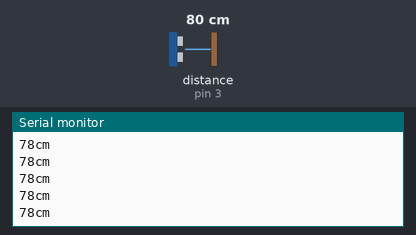
Recording of a sketch running on a simulated Arduino Uno, built with avr-gcc and run on an emulated ATmega328P. Parts: the last lines printed to the serial monitor. Wiring (inferred from the names in the program): ultrasonic range finder: trigger pin 2; echo pin 3. Inputs (shaded band) come from the test bench; at power-on: distance to the obstacle (sensor on pin 3) 80 cm. The echo pulse lasts 58.3 µs per cm.

Above: at 1.2 s.
1.3 s: distance to the obstacle (sensor on pin 3) set to 2 cm
At 1.48 s:
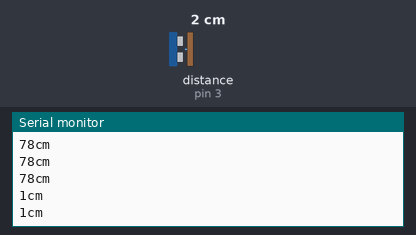
2.8 s: distance to the obstacle (sensor on pin 3) set to 120 cm
At 2.89 s:
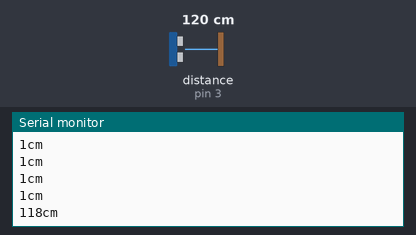
Timing chart, 0 to 5.8 s (numbered marks = the images above; inputs shaded):
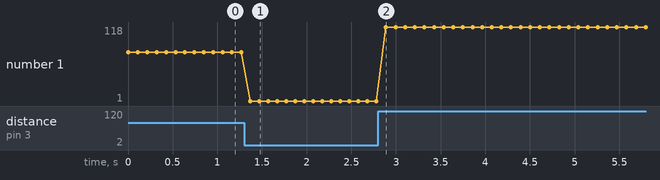

The sketch:

Sensor_Ultrasonido.ino
```cpp
const int Trigger = 2;   //Pin digital 2 para el Trigger del sensor
const int Echo = 3;   //Pin digital 3 para el Echo del sensor

void setup() {
  Serial.begin(9600);
  pinMode(Trigger, OUTPUT);
  pinMode(Echo, INPUT);
  digitalWrite(Trigger, LOW);
}

void loop()
{

  long t;
  long d;

  digitalWrite(Trigger, HIGH);
  delayMicroseconds(10);
  digitalWrite(Trigger, LOW);

  t = pulseIn(Echo, HIGH);
  d = t/59;

  Serial.print(d); //distancia
  Serial.print("cm");
  Serial.println();
  delay(100);
}
```

Measured:
- after the input at 1.3 s, the serial monitor: prints a new line after 0.07 s (image 1)
- after the input at 2.8 s, the serial monitor: prints a new line after 0.09 s (image 2)
- plotted number 1: 78 → 1 after the input at 1.3 s, 1 → 118 after the input at 2.8 s
